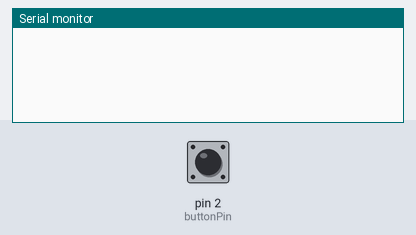
The sketch below on a simulated Arduino Uno, built with avr-gcc and run on an emulated ATmega328P. On the bench: the last lines printed to the serial monitor. The test bench sets the inputs (shaded band); at power-on: pin 2 (buttonPin) HIGH.

Above: at 1.2 s.
1.3 s: pin 2 (buttonPin) pulled LOW for 0.15 s
At 2.4 s:
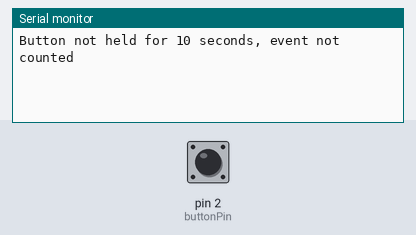
2.9 s: pin 2 (buttonPin) pulled LOW for 1 s
At 5.0 s:
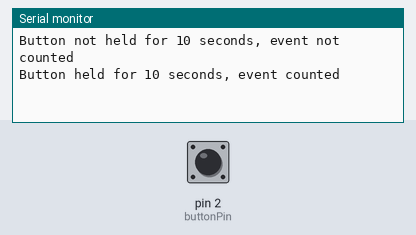

Measured:
- after the input at 1.3 s, the serial monitor: prints a new line after 0.20 s (image 1)
- after the input at 2.9 s, the serial monitor: prints a new line after 1.1 s (image 2)

The sketch:

GeneratorFueling.ino
```cpp
// Define the pin number that is used for the button on the Arduino
int buttonPin = 2; // Defining the pin number that is being used for the button as 3

// Defining variables that we will need to use in this program
bool buttonState = false; // Variable that will store the button state and change depending on the state of the button (true if pressed, false if not pressed)
bool lastButtonState = false; // Variable that will store the last button state and changes depending on the last state of the button (the opposite of the buttonState)
unsigned long debounceDelay = 50; // Variable that will store the value of 50 milliseconds and be used to avoid detecting a false button presses due to electrical noise
unsigned long lastDebounceTime = 0; // Variable that will store the time the button last changed its state and work with the debounceDelay to ensure there is no false detection
unsigned long buttonHoldTime = 1000; // Variable that represents 10 seconds in millisecons, and is storing a value that represents the minimum required hold time for the button to be held down for
unsigned long buttonPressStartTime = 0; // Variable that will store the time that button was first pressed and be used to compare to the duration the button was pressed using the millis() built in timer function of Arduinos
bool counted = false; // Variable that will store whether the button has been held for 10 seconds or not


void setup() {
// Define the pin that we are going to be using in this program
pinMode(buttonPin,INPUT_PULLUP); // buttonPin is the pin we are using the for button, and we are expecting an input from it
Serial.begin(9600); // Start a serial communication with a baud rate of 9600 (not sure what this means)
}

void loop() {
  // Reads the current state of the button (the ! is a negate symbol in C++), reads true when the button is pressed and false when the button is not pressed
  bool reading = !digitalRead(buttonPin);

  // Checks if the current button state is different than the lastButtonState, if it is then the lastDebounceTime counts the time between two button state changes (ex. from pressed to not pressed)
  if (reading != lastButtonState) {
    lastDebounceTime = millis();
  }

  // Checks if the button state change was a false trigger or not
    // If true, there was a valid state change so we check if the current state (reading) does not equal the buttonState
      // If true, there was a valid state change so we make the buttonState = reading
  if ((millis() - lastDebounceTime) > debounceDelay) {
    if (reading != buttonState) {
      buttonState = reading;

      // Checks if the buttonState is HIGH (pressed) because when the buttonState is true the button state is HIGH
        // If true, variable buttonPressStartTime counts the time from when the buttom press started using millis()
      if (buttonState) {
        buttonPressStartTime = millis();
      }
        // If false, execute the following code
          // Checks if the button is pressed for longer than 10 seconds and the event of being held down for 10 seconds
            // If true, change counted = false to counted = true and print "Button held for 10 seconds, event conuted"
      else {
        if (millis() - buttonPressStartTime >= buttonHoldTime && !counted) {
          counted = true;
          Serial.println("Button held for 10 seconds, event counted");
        }
        else{
          counted = false;
          Serial.println("Button not held for 10 seconds, event not counted");
        }
      }
    }
  }
  // Update the last button state to the current button state
  lastButtonState = reading;

}
```
